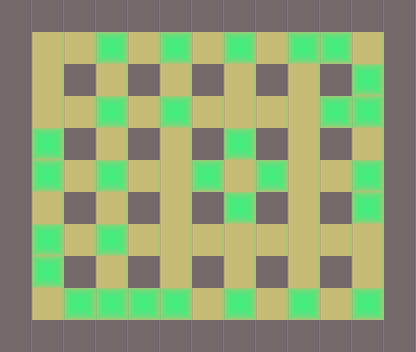

This game map was drawn from its Tiled (.tmx) file and the tilesets committed beside it. A one-line description and the full map source follow:
An orthogonal 13x11 tile map with 32x32 px tiles, 2 tile layers (base, piedras).

<map version="1.0" orientation="orthogonal" renderorder="right-down" width="13" height="11" tilewidth="32" tileheight="32" nextobjectid="1">
 <properties>
  <property name="nombre" value="Nivel 1" />
 </properties>
 <tileset firstgid="1" name="tile" tilewidth="32" tileheight="32" tilecount="3">
  <image source="../tilebase.png" width="96" height="32" />
  <terraintypes>
   <terrain name="New Terrain" tile="-1" />
  </terraintypes>
 </tileset>
 <layer name="base" width="13" height="11">
  <data>
   <tile gid="1" />
   <tile gid="1" />
   <tile gid="1" />
   <tile gid="1" />
   <tile gid="1" />
   <tile gid="1" />
   <tile gid="1" />
   <tile gid="1" />
   <tile gid="1" />
   <tile gid="1" />
   <tile gid="1" />
   <tile gid="1" />
   <tile gid="1" />
   <tile gid="1" />
   <tile gid="2" />
   <tile gid="2" />
   <tile gid="2" />
   <tile gid="2" />
   <tile gid="2" />
   <tile gid="2" />
   <tile gid="2" />
   <tile gid="2" />
   <tile gid="2" />
   <tile gid="2" />
   <tile gid="2" />
   <tile gid="1" />
   <tile gid="1" />
   <tile gid="2" />
   <tile gid="1" />
   <tile gid="2" />
   <tile gid="1" />
   <tile gid="2" />
   <tile gid="1" />
   <tile gid="2" />
   <tile gid="1" />
   <tile gid="2" />
   <tile gid="1" />
   <tile gid="2" />
   <tile gid="1" />
   <tile gid="1" />
   <tile gid="2" />
   <tile gid="2" />
   <tile gid="2" />
   <tile gid="2" />
   <tile gid="2" />
   <tile gid="2" />
   <tile gid="2" />
   <tile gid="2" />
   <tile gid="2" />
   <tile gid="2" />
   <tile gid="2" />
   <tile gid="1" />
   <tile gid="1" />
   <tile gid="2" />
   <tile gid="1" />
   <tile gid="2" />
   <tile gid="1" />
   <tile gid="2" />
   <tile gid="1" />
   <tile gid="2" />
   <tile gid="1" />
   <tile gid="2" />
   <tile gid="1" />
   <tile gid="2" />
   <tile gid="1" />
   <tile gid="1" />
   <tile gid="2" />
   <tile gid="2" />
   <tile gid="2" />
   <tile gid="2" />
   <tile gid="2" />
   <tile gid="2" />
   <tile gid="2" />
   <tile gid="2" />
   <tile gid="2" />
   <tile gid="2" />
   <tile gid="2" />
   <tile gid="1" />
   <tile gid="1" />
   <tile gid="2" />
   <tile gid="1" />
   <tile gid="2" />
   <tile gid="1" />
   <tile gid="2" />
   <tile gid="1" />
   <tile gid="2" />
   <tile gid="1" />
   <tile gid="2" />
   <tile gid="1" />
   <tile gid="2" />
   <tile gid="1" />
   <tile gid="1" />
   <tile gid="2" />
   <tile gid="2" />
   <tile gid="2" />
   <tile gid="2" />
   <tile gid="2" />
   <tile gid="2" />
   <tile gid="2" />
   <tile gid="2" />
   <tile gid="2" />
   <tile gid="2" />
   <tile gid="2" />
   <tile gid="1" />
   <tile gid="1" />
   <tile gid="2" />
   <tile gid="1" />
   <tile gid="2" />
   <tile gid="1" />
   <tile gid="2" />
   <tile gid="1" />
   <tile gid="2" />
   <tile gid="1" />
   <tile gid="2" />
   <tile gid="1" />
   <tile gid="2" />
   <tile gid="1" />
   <tile gid="1" />
   <tile gid="2" />
   <tile gid="2" />
   <tile gid="2" />
   <tile gid="2" />
   <tile gid="2" />
   <tile gid="2" />
   <tile gid="2" />
   <tile gid="2" />
   <tile gid="2" />
   <tile gid="2" />
   <tile gid="2" />
   <tile gid="1" />
   <tile gid="1" />
   <tile gid="1" />
   <tile gid="1" />
   <tile gid="1" />
   <tile gid="1" />
   <tile gid="1" />
   <tile gid="1" />
   <tile gid="1" />
   <tile gid="1" />
   <tile gid="1" />
   <tile gid="1" />
   <tile gid="1" />
   <tile gid="1" />
  </data>
 </layer>
 <layer name="piedras" width="13" height="11">
  <data>
   <tile gid="0" />
   <tile gid="0" />
   <tile gid="0" />
   <tile gid="0" />
   <tile gid="0" />
   <tile gid="0" />
   <tile gid="0" />
   <tile gid="0" />
   <tile gid="0" />
   <tile gid="0" />
   <tile gid="0" />
   <tile gid="0" />
   <tile gid="0" />
   <tile gid="0" />
   <tile gid="0" />
   <tile gid="0" />
   <tile gid="3" />
   <tile gid="0" />
   <tile gid="3" />
   <tile gid="0" />
   <tile gid="3" />
   <tile gid="0" />
   <tile gid="3" />
   <tile gid="3" />
   <tile gid="0" />
   <tile gid="0" />
   <tile gid="0" />
   <tile gid="0" />
   <tile gid="0" />
   <tile gid="0" />
   <tile gid="0" />
   <tile gid="0" />
   <tile gid="0" />
   <tile gid="0" />
   <tile gid="0" />
   <tile gid="0" />
   <tile gid="0" />
   <tile gid="3" />
   <tile gid="0" />
   <tile gid="0" />
   <tile gid="0" />
   <tile gid="0" />
   <tile gid="3" />
   <tile gid="0" />
   <tile gid="3" />
   <tile gid="0" />
   <tile gid="0" />
   <tile gid="0" />
   <tile gid="0" />
   <tile gid="3" />
   <tile gid="3" />
   <tile gid="0" />
   <tile gid="0" />
   <tile gid="3" />
   <tile gid="0" />
   <tile gid="0" />
   <tile gid="0" />
   <tile gid="0" />
   <tile gid="0" />
   <tile gid="3" />
   <tile gid="0" />
   <tile gid="0" />
   <tile gid="0" />
   <tile gid="0" />
   <tile gid="0" />
   <tile gid="0" />
   <tile gid="3" />
   <tile gid="0" />
   <tile gid="3" />
   <tile gid="0" />
   <tile gid="0" />
   <tile gid="3" />
   <tile gid="0" />
   <tile gid="3" />
   <tile gid="0" />
   <tile gid="0" />
   <tile gid="3" />
   <tile gid="0" />
   <tile gid="0" />
   <tile gid="0" />
   <tile gid="0" />
   <tile gid="0" />
   <tile gid="0" />
   <tile gid="0" />
   <tile gid="0" />
   <tile gid="3" />
   <tile gid="0" />
   <tile gid="0" />
   <tile gid="0" />
   <tile gid="3" />
   <tile gid="0" />
   <tile gid="0" />
   <tile gid="3" />
   <tile gid="0" />
   <tile gid="3" />
   <tile gid="0" />
   <tile gid="0" />
   <tile gid="0" />
   <tile gid="0" />
   <tile gid="0" />
   <tile gid="0" />
   <tile gid="0" />
   <tile gid="0" />
   <tile gid="0" />
   <tile gid="0" />
   <tile gid="3" />
   <tile gid="0" />
   <tile gid="0" />
   <tile gid="0" />
   <tile gid="0" />
   <tile gid="0" />
   <tile gid="0" />
   <tile gid="0" />
   <tile gid="0" />
   <tile gid="0" />
   <tile gid="0" />
   <tile gid="0" />
   <tile gid="0" />
   <tile gid="0" />
   <tile gid="3" />
   <tile gid="3" />
   <tile gid="3" />
   <tile gid="3" />
   <tile gid="0" />
   <tile gid="3" />
   <tile gid="0" />
   <tile gid="3" />
   <tile gid="0" />
   <tile gid="3" />
   <tile gid="0" />
   <tile gid="0" />
   <tile gid="0" />
   <tile gid="0" />
   <tile gid="0" />
   <tile gid="0" />
   <tile gid="0" />
   <tile gid="0" />
   <tile gid="0" />
   <tile gid="0" />
   <tile gid="0" />
   <tile gid="0" />
   <tile gid="0" />
   <tile gid="0" />
  </data>
 </layer>
</map>
